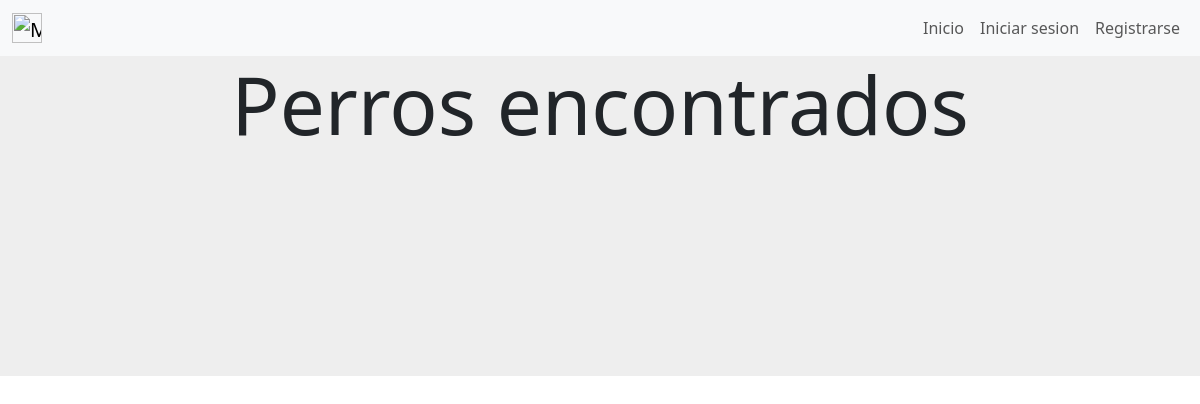
The app's page /perros_encontrados, older data.
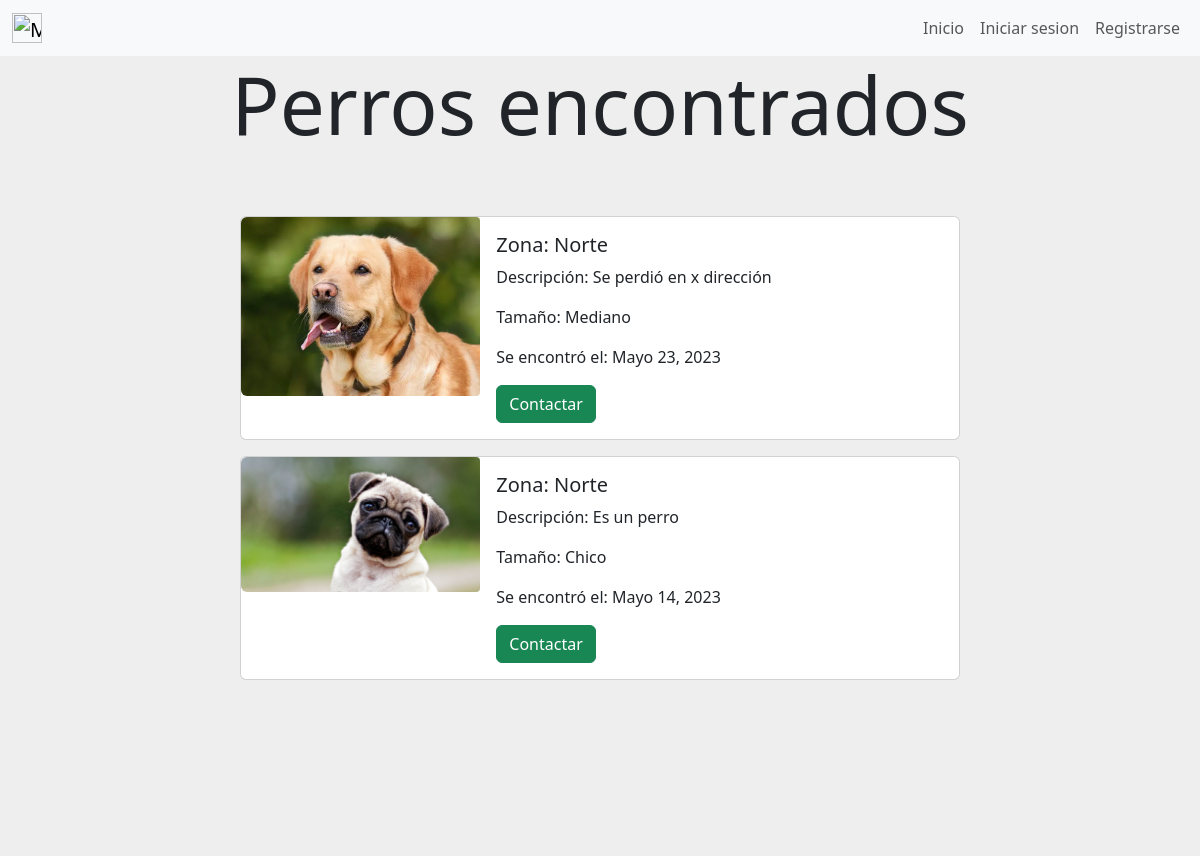
The same page, newer data.
### gestion_de_mascotas/models.py (models this page shows, shortened)
class Perro_encontrado(models.Model):
    size = models.CharField(max_length=50)
    zona = models.CharField(max_length=100)
    imagen=models.ImageField(upload_to='perros_encontrados')
    descripcion=models.CharField(max_length=100)
    fecha_encontrado = models.DateField()
    created=models.DateTimeField(auto_now_add=True)
    updated=models.DateTimeField(auto_now_add=True)
    created_by = models.ForeignKey(User, on_delete=models.CASCADE)
    class Meta:
        verbose_name='perro_encontrado'
        verbose_name_plural='perros_encontrados'

### gestion_de_mascotas/views.py (the view)
# urls.py: path('perros_encontrados',views.perros_encontrados, name= "perros_encontrados"),
def perros_encontrados (request) :
    perros_encontrados=Perro_encontrado.objects.all()
    return render(request,"gestion_de_mascotas/perros_encontrados.html",{"perros_encontrados":perros_encontrados})

### gestion_de_mascotas/templates/gestion_de_mascotas/perros_encontrados.html (shortened to what this page needs)
{% extends "gestion_de_usuarios/base.html" %}
{% block content %}
<div style="background-color:#eee;height: 20%;text-align: center;">
    <h1 class="display-1">Perros encontrados</h1>
</div>
        {% if perros_perdidos.count == 0 %}
        <div style="background-color: #eee;background-position: center;background-size: cover; align-items: center;justify-content: center;display: flex;">
            <div class="card mb-3 element-home-color" style="width: 60%;">
                <div class="row g-0">
                    <div class="card">
                        <div class="card-body">
                            Aún no hay publicaciones.
                        </div>
                    </div>
                </div>
            </div>
        </div>
        {% else %}
        {% for perro in perros_encontrados %}
        <div style="background-color: #eee;background-position: center;background-size: cover; align-items: center;justify-content: center;display: flex;">
            <div class="card mb-3 element-home-color" style="width: 60%;">
                <div class="row g-0">
                <div class="col-md-4">
                    <img src="{{perro.imagen.url}}" class="img-fluid rounded-start" alt="..." style="border-radius: 4px;">
                </div>
                <div class="col-md-8">
                    <div class="card-body">
                    <h5 class="card-title">Zona: {{perro.zona}}</h5>
                    <p class="card-text">Descripción: {{perro.descripcion}}</p>
                    <p class="card-text">Tamaño: {{perro.size}}</p>
                    <p class="card-text">Se encontró el: {{perro.fecha_encontrado}}</p>
                    {% if user.is_authenticated and perro.created_by == user %}
                    <a href ="{% url 'editar_anuncio_encontrado' perro.id %}" class="btn btn-success" style="color:white;">Editar anuncio</a>
                    <a href ="#" class="btn btn-danger" onclick="delete_anuncio_encontrado({{perro.id}})" style="color:white;">Eliminar anuncio</a>
                    {% else %}
                    <a href ="{% url 'contacto_encontrado' perro.id %}" class=" btn btn-success" >Contactar</a>
                    {% endif %}
                    </div>
                </div>
                </div>
            </div>
        </div>
        {% endfor %}
<div style="background-color:#eee;height: 20%;">
</div>
{% endif %}
{% endblock %}

Row changes from the older to the newer data that the page shows:
added Perro_encontrado: imagen (picture), zona "Norte", descripcion "Se perdió en x dirección", size "Mediano", fecha_encontrado "Mayo 23, 2023"
added Perro_encontrado: imagen (picture), zona "Norte", descripcion "Es un perro", size "Chico", fecha_encontrado "Mayo 14, 2023"
